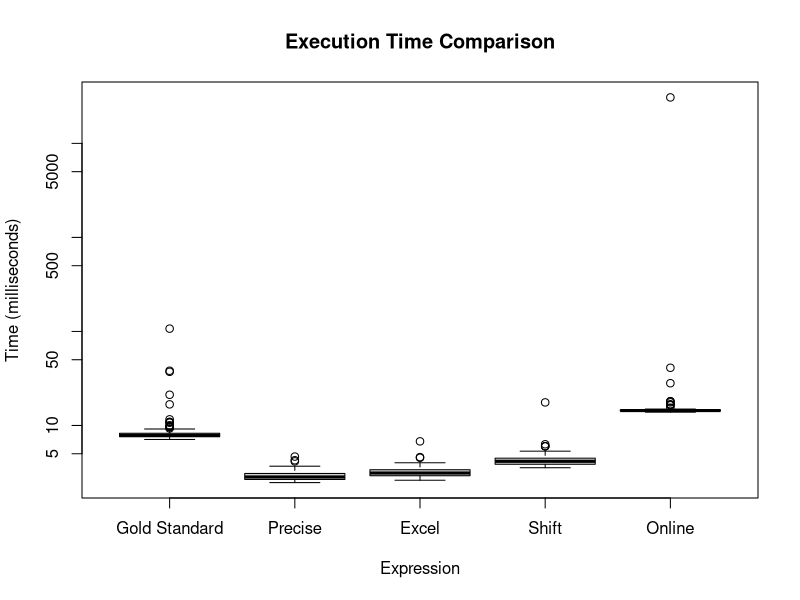

The R source for this figure:
############## Task 1##############

# Task 1.1

##Algorithm 0##

gold_standard <- function(x){
  return(var(x))
}

##Algorithm 1##

precise <- function(x){
  sample_mean <- sum(x)/length(x)
  variance <- sum((x-sample_mean)^2)/(length(x)-1)
  return(variance)
}

##Algorithm 2##

excel <- function(x){
  P1 <- sum(x^2)
  P2 <- (sum(x))^2/length(x)
  variance <- (P1-P2)/(length(x)-1)
  return(variance)
}

##Algorithm 3##

shift <- function(x, c){
  P1 <- sum((x-c)^2)
  P2 <- (sum(x-c))^2/length(x)
  variance <- (P1-P2)/(length(x)-1)
  return(variance)
}

##Algorithm 4##

online <- function(x){
  
  sample_mean <- (x[1]+x[2])/2
  variance <- ((x[1]-sample_mean)^2+(x[2]-sample_mean)^2)/(2-1)
  
  for (n in 3:length(x)){
    variance <- (n-2)/(n-1)*variance+(x[n]-sample_mean)^2/n
    sample_mean <- sample_mean + (x[n]-sample_mean)/n
  }
  return(variance)
}

# Task 1.2
wrapper_function <- function(x){
  results <- data.frame(
    Method = c("Gold Standard", "Precise", 
               "Excel", "Shift", "Online"),
    Variance = c(
      gold_standard(x),
      precise(x),
      excel(x),
      shift(x, x[1]),
      online(x)
    )
  )
  return(results)
}

set.seed(12223236)
x <- rnorm(100)
# Compare variance calculation methods
comparison_results <- wrapper_function(x)

############## Task 2############## 

# install.packages("microbenchmark")
library(microbenchmark)

# Table Summarize
mb <- microbenchmark(
  "Gold Standard" = gold_standard(x),
  "Precise" = precise(x),
  "Excel" = excel(x),
  "Shift" = shift(x,x[1]),
  "Online" = online(x),
  times = 100
)
print(mb)  

#Graphically summarize
boxplot(mb, main="Execution Time Comparison", ylab="Time (milliseconds)")


############## Task 3############## 
computational_comparison <- function(x, scale_invariance_property){
  
  shifted_variance <- c()
  
  for (c in scale_invariance_property){
    shifted_variance <- c(shifted_variance, shift(x,c))
  }
  
  mb <- microbenchmark(
    "Shift -1e10" = shift(x,scale_invariance_property[1]),
    "Shift Min" = shift(x,scale_invariance_property[2]),
    "Shift 1st Qu" = shift(x,scale_invariance_property[3]),
    "Shift Median" = shift(x,scale_invariance_property[4]),
    "Shift Mean" = shift(x,scale_invariance_property[5]),
    "Shift 3rd Qu" = shift(x,scale_invariance_property[6]),
    "Shift Max" = shift(x,scale_invariance_property[7]),
    "Shift 1e10" = shift(x,scale_invariance_property[8]),
    times = 100
  ) 
  return(list(shifted_variance = shifted_variance,mb = mb))
}
equality_comparison <- function(shifted_variance){
  # Initialize empty matrices to store comparison results
  equal_matrix <- matrix(FALSE, nrow = length(shifted_variance), ncol = length(shifted_variance))
  identical_matrix <- matrix(FALSE, nrow = length(shifted_variance), ncol = length(shifted_variance))
  all_equal_matrix <- matrix(FALSE, nrow = length(shifted_variance), ncol = length(shifted_variance))
  
  # Perform pairwise comparisons using nested loops
  for (i in 1:length(shifted_variance)) {
    for (j in 1:length(shifted_variance)) {
      # Using == operator
      equal_matrix[i, j] <- shifted_variance[i] == shifted_variance[j]
      
      # Using identical()
      identical_matrix[i, j] <- identical(shifted_variance[i], shifted_variance[j])
      
      # Using all.equal()
      all_equal_matrix[i, j] <- isTRUE(all.equal(shifted_variance[i], shifted_variance[j]))
    }
  }
  return(list(equal_matrix = equal_matrix,
              identical_matrix = identical_matrix,
              all_equal_matrix = all_equal_matrix)) 
}

scale_invariance_property <- c(-1e07, summary(x)[1],summary(x)[2],summary(x)[3],
                               summary(x)[4],summary(x)[5],summary(x)[6], 1e07)

# First part of the simulations (first data set)
set.seed(12223236)
x1 <- rnorm(100)
scale_invariance_property <- c(-1e07, summary(x1)[1],summary(x1)[2],summary(x1)[3],
                               summary(x1)[4],summary(x1)[5],summary(x1)[6], 1e07)

# Second part of the simulations (second data set)
set.seed(12223236)
x2 <- rnorm(100, mean=1000000)
scale_invariance_property <- c(-1e07, summary(x2)[1],summary(x2)[2],summary(x2)[3],
                               summary(x2)[4],summary(x2)[5],summary(x2)[6], 1e07)

# print(mb)
#Graphically summarize
# boxplot(mb, main="Execution Time Comparison", ylab="Time (milliseconds)")



############## Task 4############## 
condition_number <- function(x,c){
  return(sqrt(1+(length(x)*(mean(x)-c)^2)/(sum((x-mean(x))^2))))
}

for (c in scale_invariance_property){
  k <- condition_number(x1,c)
  print(k)
}

for (c in scale_invariance_property){
  k <- condition_number(x2,c)
  print(k)
}

set.seed(12223236)
x3 <- rnorm(100,mean = 1, sd = 100000)
scale_invariance_property <- c(-1e07, summary(x3)[1],summary(x3)[2],summary(x3)[3],
                               summary(x3)[4],summary(x3)[5],summary(x3)[6], 1e07)

for (c in scale_invariance_property){
  k <- condition_number(x3,c)
  print(k)
}

